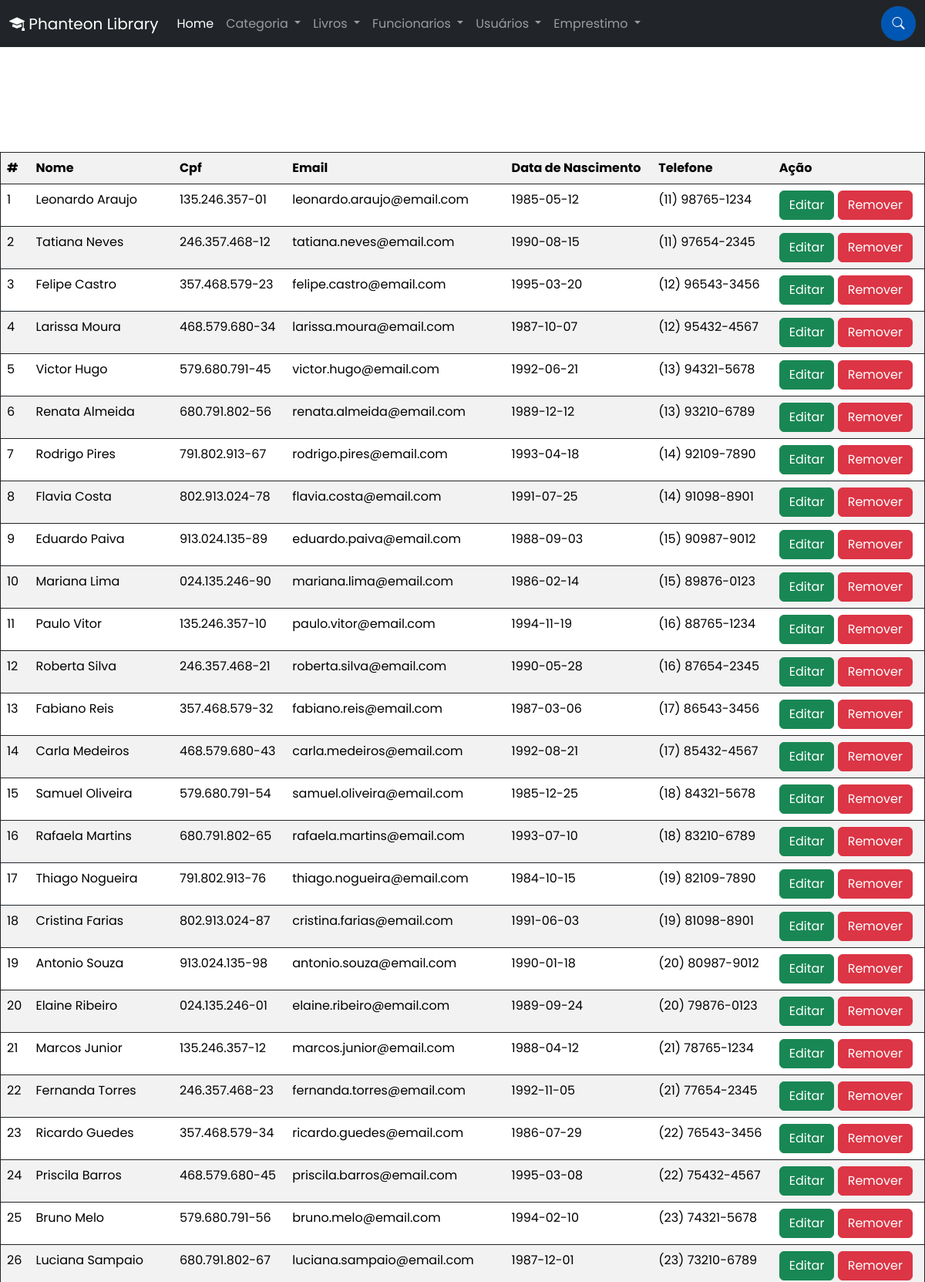
The page /?page=usuario-listar (upper part) on the database its author committed.
### tables this page shows
CREATE TABLE usuario (
  id_usuario INTEGER UNSIGNED NOT NULL AUTO_INCREMENT,
  nome_usuario VARCHAR(45) NULL,
  cpf_usuario VARCHAR(14) NULL,
  email_usuario VARCHAR(45) NULL,
  data_nasc_usuario DATE NULL,
  fone_usuario VARCHAR(20) NULL,
  PRIMARY KEY(id_usuario)
);

### usuarios-listar.php (the view)
<h1 class='m-3'> Lista de usuario </h1>
<table class="table table-hover table-striped table-responsive border border-dark">
    <tr>
        <th>#</th>
        <th>Nome </th>
        <th>Cpf </th>
        <th>Email</th>
        <th>Data de Nascimento</th>
        <th>Telefone</th>
        <th>Ação</th>
    </tr>
    <?php
        $response = $conn->query("SELECT * FROM usuario");
        $qtd = $response->num_rows;
        if($qtd == 0){
            echo "<p class='m-4'><b>Não existem registros!</b></p>";
        } else {
            echo "<p class='m-4'>Encoutrou <b>$qtd</b> resultados.";
        }
        while($row = $response->fetch_object()){
            $id_usuario = $row->id_usuario;
            $nome_usuario = $row->nome_usuario;
            $cpf_usuario = $row->cpf_usuario;
            $email_usuario = $row->email_usuario;
            $data_nasc_usuario  = $row->data_nasc_usuario;
            $telefone_usuario = $row->fone_usuario;
            echo "<tr>";
                echo "<td> $id_usuario</td>";
                echo "<td> $nome_usuario</td>";
                echo "<td> $cpf_usuario</td>";
                echo "<td> $email_usuario</td>";
                echo "<td> $data_nasc_usuario</td>";
                echo "<td> $telefone_usuario</td>";
                echo "<td>
                    <button class='btn btn-success'
                        onclick=\"location.href='?page=usuario-editar&id=$id_usuario'\">
                        Editar
                    </button>
                    <button class='btn btn-danger'
                        onclick=
                        \"
                            let resposta = confirm('Tem certeza que deseja Remover ?');
                            if (resposta)
                            {
                                location.href = '?page=usuario-salvar&acao=remover&id=$id_usuario';
                            }
                            else{false;}
                        \"
                    >
                        Remover
                    </button>
                    </td>";
            echo "</tr>";
        }
    ?>
</table>

### css/style.css (style rules this page uses)
* { margin: 0; padding: 0; box-sizing: border-box; font-family: 'Poppins', sans-serif; }
body { position: absolute; top: 0; left: 0; width: 100%; height: 100%; background: url("../images/background.png") no-repeat; background-size: cover; background-position: center; color: #ffffff; }

### rows shown on the page
usuario: id_usuario "1", nome_usuario "Leonardo Araujo", cpf_usuario "135.246.357-01", email_usuario "leonardo.araujo@email.com", data_nasc_usuario "1985-05-12", fone_usuario "(11) 98765-1234"
usuario: id_usuario "2", nome_usuario "Tatiana Neves", cpf_usuario "246.357.468-12", email_usuario "tatiana.neves@email.com", data_nasc_usuario "1990-08-15", fone_usuario "(11) 97654-2345"
usuario: id_usuario "3", nome_usuario "Felipe Castro", cpf_usuario "357.468.579-23", email_usuario "felipe.castro@email.com", data_nasc_usuario "1995-03-20", fone_usuario "(12) 96543-3456"
usuario: id_usuario "4", nome_usuario "Larissa Moura", cpf_usuario "468.579.680-34", email_usuario "larissa.moura@email.com", data_nasc_usuario "1987-10-07", fone_usuario "(12) 95432-4567"
usuario: id_usuario "5", nome_usuario "Victor Hugo", cpf_usuario "579.680.791-45", email_usuario "victor.hugo@email.com", data_nasc_usuario "1992-06-21", fone_usuario "(13) 94321-5678"
usuario: id_usuario "6", nome_usuario "Renata Almeida", cpf_usuario "680.791.802-56", email_usuario "renata.almeida@email.com", data_nasc_usuario "1989-12-12", fone_usuario "(13) 93210-6789"
usuario: id_usuario "7", nome_usuario "Rodrigo Pires", cpf_usuario "791.802.913-67", email_usuario "rodrigo.pires@email.com", data_nasc_usuario "1993-04-18", fone_usuario "(14) 92109-7890"
usuario: id_usuario "8", nome_usuario "Flavia Costa", cpf_usuario "802.913.024-78", email_usuario "flavia.costa@email.com", data_nasc_usuario "1991-07-25", fone_usuario "(14) 91098-8901"
usuario: id_usuario "9", nome_usuario "Eduardo Paiva", cpf_usuario "913.024.135-89", email_usuario "eduardo.paiva@email.com", data_nasc_usuario "1988-09-03", fone_usuario "(15) 90987-9012"
usuario: id_usuario "10", nome_usuario "Mariana Lima", cpf_usuario "024.135.246-90", email_usuario "mariana.lima@email.com", data_nasc_usuario "1986-02-14", fone_usuario "(15) 89876-0123"
usuario: id_usuario "11", nome_usuario "Paulo Vitor", cpf_usuario "135.246.357-10", email_usuario "paulo.vitor@email.com", data_nasc_usuario "1994-11-19", fone_usuario "(16) 88765-1234"
usuario: id_usuario "12", nome_usuario "Roberta Silva", cpf_usuario "246.357.468-21", email_usuario "roberta.silva@email.com", data_nasc_usuario "1990-05-28", fone_usuario "(16) 87654-2345"
usuario: id_usuario "13", nome_usuario "Fabiano Reis", cpf_usuario "357.468.579-32", email_usuario "fabiano.reis@email.com", data_nasc_usuario "1987-03-06", fone_usuario "(17) 86543-3456"
usuario: id_usuario "14", nome_usuario "Carla Medeiros", cpf_usuario "468.579.680-43", email_usuario "carla.medeiros@email.com", data_nasc_usuario "1992-08-21", fone_usuario "(17) 85432-4567"
usuario: id_usuario "15", nome_usuario "Samuel Oliveira", cpf_usuario "579.680.791-54", email_usuario "samuel.oliveira@email.com", data_nasc_usuario "1985-12-25", fone_usuario "(18) 84321-5678"
usuario: id_usuario "16", nome_usuario "Rafaela Martins", cpf_usuario "680.791.802-65", email_usuario "rafaela.martins@email.com", data_nasc_usuario "1993-07-10", fone_usuario "(18) 83210-6789"
usuario: id_usuario "17", nome_usuario "Thiago Nogueira", cpf_usuario "791.802.913-76", email_usuario "thiago.nogueira@email.com", data_nasc_usuario "1984-10-15", fone_usuario "(19) 82109-7890"
usuario: id_usuario "18", nome_usuario "Cristina Farias", cpf_usuario "802.913.024-87", email_usuario "cristina.farias@email.com", data_nasc_usuario "1991-06-03", fone_usuario "(19) 81098-8901"
usuario: id_usuario "19", nome_usuario "Antonio Souza", cpf_usuario "913.024.135-98", email_usuario "antonio.souza@email.com", data_nasc_usuario "1990-01-18", fone_usuario "(20) 80987-9012"
usuario: id_usuario "20", nome_usuario "Elaine Ribeiro", cpf_usuario "024.135.246-01", email_usuario "elaine.ribeiro@email.com", data_nasc_usuario "1989-09-24", fone_usuario "(20) 79876-0123"
usuario: id_usuario "21", nome_usuario "Marcos Junior", cpf_usuario "135.246.357-12", email_usuario "marcos.junior@email.com", data_nasc_usuario "1988-04-12", fone_usuario "(21) 78765-1234"
usuario: id_usuario "22", nome_usuario "Fernanda Torres", cpf_usuario "246.357.468-23", email_usuario "fernanda.torres@email.com", data_nasc_usuario "1992-11-05", fone_usuario "(21) 77654-2345"
usuario: id_usuario "23", nome_usuario "Ricardo Guedes", cpf_usuario "357.468.579-34", email_usuario "ricardo.guedes@email.com", data_nasc_usuario "1986-07-29", fone_usuario "(22) 76543-3456"
usuario: id_usuario "24", nome_usuario "Priscila Barros", cpf_usuario "468.579.680-45", email_usuario "priscila.barros@email.com", data_nasc_usuario "1995-03-08", fone_usuario "(22) 75432-4567"
usuario: id_usuario "25", nome_usuario "Bruno Melo", cpf_usuario "579.680.791-56", email_usuario "bruno.melo@email.com", data_nasc_usuario "1994-02-10", fone_usuario "(23) 74321-5678"
usuario: id_usuario "26", nome_usuario "Luciana Sampaio", cpf_usuario "680.791.802-67", email_usuario "luciana.sampaio@email.com", data_nasc_usuario "1987-12-01", fone_usuario "(23) 73210-6789"
